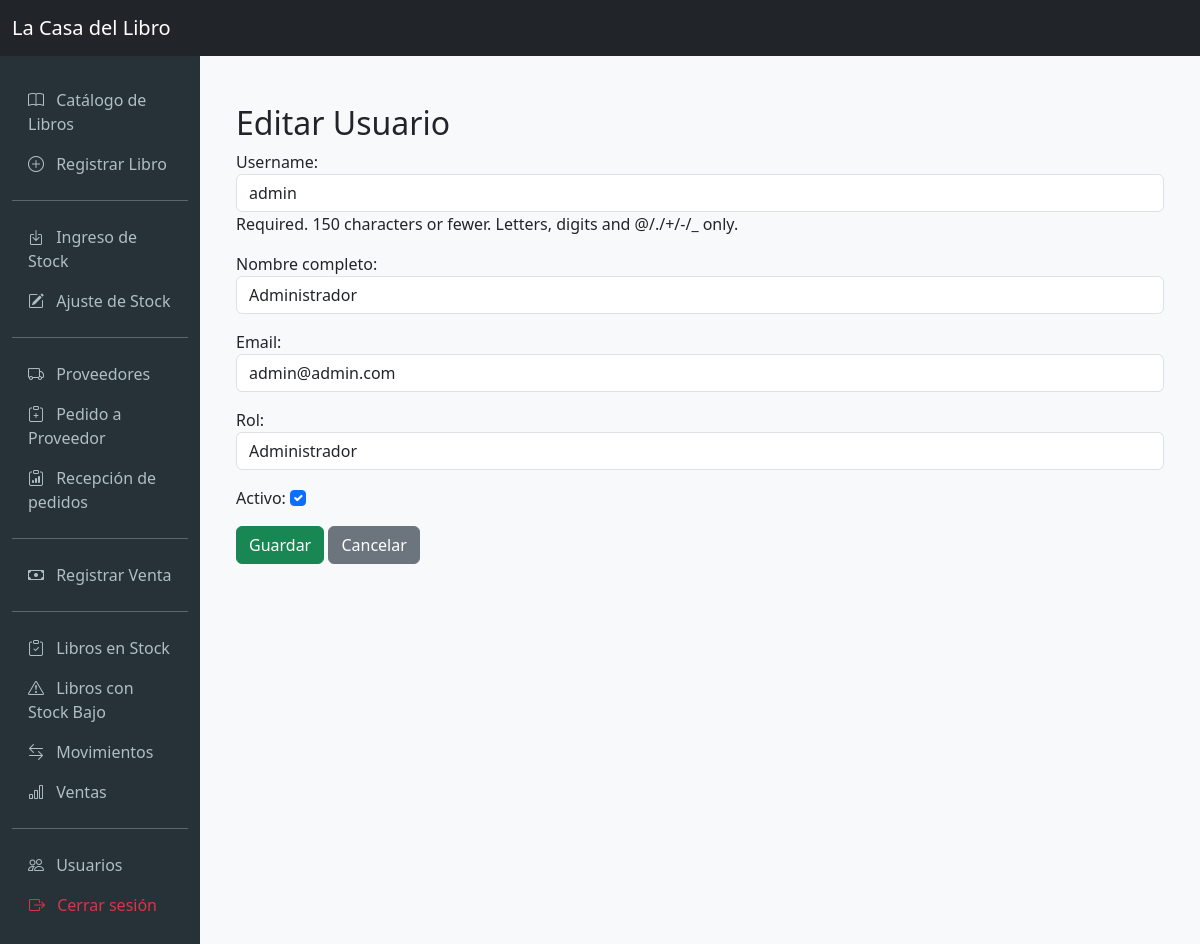
Page /usuarios/usuarios/1/editar/ (signed in) on the committed database.
### usuarios/models.py (models this page shows, shortened)
class Usuario(AbstractUser):
    nombre_completo = models.CharField(max_length=150, verbose_name='Nombre completo')
    email = models.EmailField(unique=True)
    rol = models.ForeignKey(Rol, on_delete=models.PROTECT, related_name='usuarios', verbose_name='Rol')
    is_active = models.BooleanField(default=True, verbose_name='Activo')
    class Meta:
        verbose_name = 'Usuario'
        verbose_name_plural = 'Usuarios'

### usuarios/views.py (the view, shortened to what this page needs)
# urls.py: path('usuarios/<int:pk>/editar/', UsuarioUpdateView.as_view(), name='usuario_update'),
class UsuarioUpdateView(LoginRequiredMixin, PermissionRequiredMixin, UpdateView):
    model = Usuario
    form_class = UsuarioChangeForm
    template_name = 'usuarios/usuario_form.html'
    success_url = reverse_lazy('usuario_list')
    permission_required = 'usuarios.change_usuario'

### usuarios/forms.py
class UsuarioChangeForm(UserChangeForm):
    password = None  # Oculta el campo password en el formulario de edición
    class Meta:
        model = Usuario
        fields = ('username', 'nombre_completo', 'email', 'rol', 'is_active')
        widgets = {
            'username': forms.TextInput(attrs={'class': 'form-control'}),
            'nombre_completo': forms.TextInput(attrs={'class': 'form-control'}),
            'email': forms.EmailInput(attrs={'class': 'form-control'}),
            'rol': forms.Select(attrs={'class': 'form-control'}),
            'is_active': forms.CheckboxInput(attrs={'class': 'form-check-input'}),
        }

### usuarios/models.py (called while the page is built)
    def __str__(self):
        return self.nombre_rol

### usuarios/templates/usuarios/usuario_form.html (shortened to what this page needs)
{% extends 'base.html' %}
{% block content %}
<div class="container mt-4">
    <h2>{% if form.instance.pk %}Editar Usuario{% else %}Nuevo Usuario{% endif %}</h2>
    <form method="post">
        {{ form.as_p }}
        <button type="submit" class="btn btn-success">Guardar</button>
        <a href="{% url 'usuario_list' %}" class="btn btn-secondary">Cancelar</a>
    </form>
</div>
{% endblock %}

### templates/base.html (style rules this page uses)
body { background-color: #f8f9fa; }

### rows in the picture
Usuario: username "admin", nombre_completo "Administrador", email "admin@admin.com", rol "Administrador", is_active "☑"
